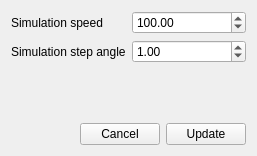
<?xml version="1.0" encoding="UTF-8"?>
<ui version="4.0">
 <class>Settings</class>
 <widget class="QWidget" name="Settings">
  <property name="windowModality">
   <enum>Qt::ApplicationModal</enum>
  </property>
  <property name="geometry">
   <rect>
    <x>0</x>
    <y>0</y>
    <width>257</width>
    <height>156</height>
   </rect>
  </property>
  <property name="sizePolicy">
   <sizepolicy hsizetype="Fixed" vsizetype="Fixed">
    <horstretch>0</horstretch>
    <verstretch>0</verstretch>
   </sizepolicy>
  </property>
  <property name="windowTitle">
   <string>Application Settings</string>
  </property>
  <layout class="QVBoxLayout" name="verticalLayout">
   <item>
    <layout class="QHBoxLayout" name="horizontalLayout">
     <item>
      <widget class="QLabel" name="label">
       <property name="text">
        <string>Simulation speed</string>
       </property>
      </widget>
     </item>
     <item>
      <widget class="QDoubleSpinBox" name="doubleSpinBox">
       <property name="maximum">
        <double>1000.000000000000000</double>
       </property>
       <property name="value">
        <double>100.000000000000000</double>
       </property>
      </widget>
     </item>
    </layout>
   </item>
   <item>
    <layout class="QHBoxLayout" name="horizontalLayout_3">
     <item>
      <widget class="QLabel" name="label_2">
       <property name="text">
        <string>Simulation step angle</string>
       </property>
      </widget>
     </item>
     <item>
      <widget class="QDoubleSpinBox" name="doubleSpinBox_2">
       <property name="maximum">
        <double>1000.000000000000000</double>
       </property>
       <property name="value">
        <double>1.000000000000000</double>
       </property>
      </widget>
     </item>
    </layout>
   </item>
   <item>
    <spacer name="verticalSpacer">
     <property name="orientation">
      <enum>Qt::Vertical</enum>
     </property>
     <property name="sizeHint" stdset="0">
      <size>
       <width>20</width>
       <height>40</height>
      </size>
     </property>
    </spacer>
   </item>
   <item>
    <layout class="QHBoxLayout" name="horizontalLayout_2">
     <item>
      <spacer name="horizontalSpacer">
       <property name="orientation">
        <enum>Qt::Horizontal</enum>
       </property>
       <property name="sizeHint" stdset="0">
        <size>
         <width>40</width>
         <height>20</height>
        </size>
       </property>
      </spacer>
     </item>
     <item>
      <widget class="QPushButton" name="pushButton_2">
       <property name="text">
        <string>Cancel</string>
       </property>
      </widget>
     </item>
     <item>
      <widget class="QPushButton" name="pushButton">
       <property name="text">
        <string>Update</string>
       </property>
      </widget>
     </item>
    </layout>
   </item>
  </layout>
 </widget>
 <resources/>
 <connections/>
</ui>
